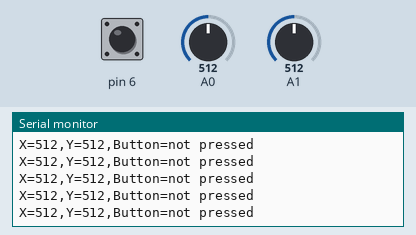
A sketch run on a simulated Arduino Uno, built with avr-gcc and run on an emulated ATmega328P. Shown: the last lines printed to the serial monitor. Inputs (shaded band) come from the test bench; at power-on: pin 6 HIGH, A0 = 512, A1 = 512.

Above: at 1.2 s.
1.3 s: pin 6 pulled LOW for 0.25 s
At 1.56 s:
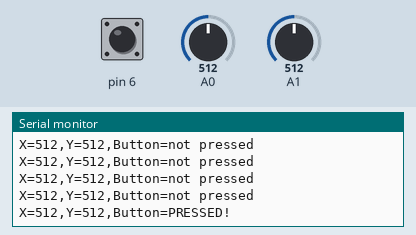
3.0 s: A0 set to 716
At 3.17 s:
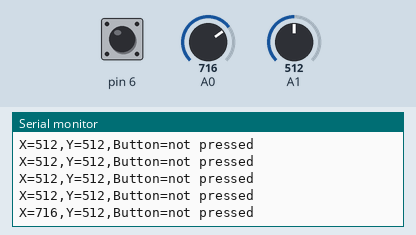
4.5 s: A1 set to 716
At 4.57 s:
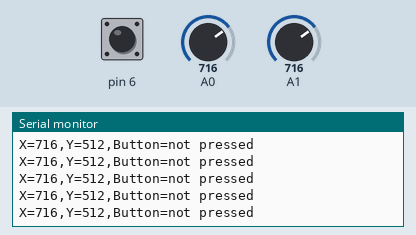
6.0 s: pin 6 pulled LOW for 1 s
At 6.18 s:
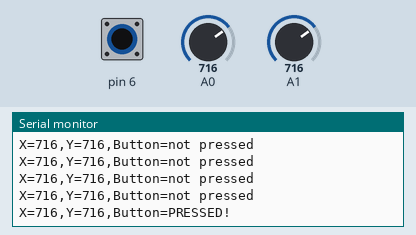
8.5 s: A0 set to 900
At 8.59 s:
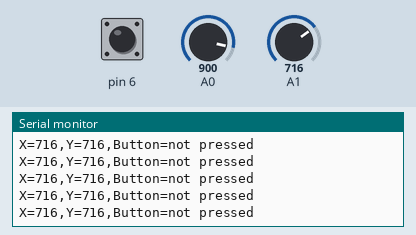
10.0 s: A1 set to 900
At 10.19 s:
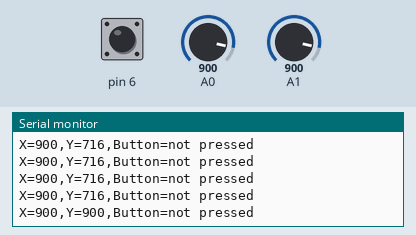
Timing chart, 0 to 12.5 s (numbered marks = the images above; inputs shaded):
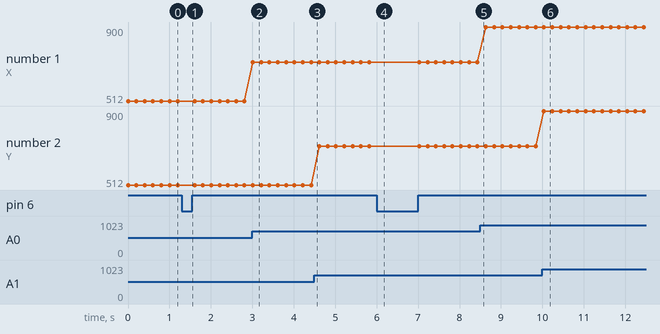

The sketch:

joyStick.ino
```cpp
void setup() {
  pinMode(6, INPUT_PULLUP);
  Serial.begin(9600);
}

void loop() {
  int vertical, horizontal, select;
  vertical = analogRead(A0);
  horizontal = analogRead(A1);
  select = digitalRead(6);

  Serial.print("X=");
  Serial.print(vertical);
  Serial.print(",Y=");
  Serial.print(horizontal);
  Serial.print(",Button=");

  if(select == HIGH){
    Serial.println("not pressed");
  }else{
    Serial.println("PRESSED!");
  }
  delay(200);

}
```

Measured:
- after the input at 1.3 s, the serial monitor: prints a new line after 0.11 s (image 1)
- after the input at 3.0 s, the serial monitor: prints a new line at once (image 2)
- after the input at 6.0 s, the serial monitor: prints a new line at once (image 4)
- after the input at 10.0 s, the serial monitor: prints a new line at once (image 6)
- plotted number 1: 512 → 716 after the input at 3.0 s, 716 → 900 after the input at 8.5 s
